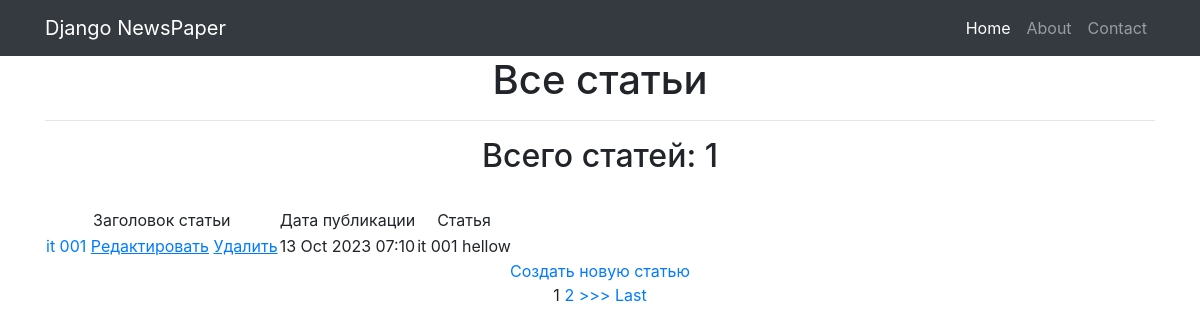
The app's page /news/ (signed in) with its own data.
### news/models.py (models this page shows, shortened)
class Post(models.Model):
    author = models.ForeignKey(Author, on_delete=models.CASCADE)
    NEWS = 'NW'
    ARTICLE = 'AR'
    CATEGORY_CHOICES = (
        (NEWS, 'Новость'),
        (ARTICLE, 'Статаья'),
    )
    categoryType = models.CharField(max_length=2, choices=CATEGORY_CHOICES, default=ARTICLE)
    dateCreat = models.DateTimeField(auto_now_add=True)
    category = models.ManyToManyField(Category, through='PostCategory')
    title = models.CharField(max_length=128)
    text = models.TextField()
    rating = models.SmallIntegerField(default=0)

### news/views.py (the view, shortened to what this page needs)
# urls.py: path('', NewsList.as_view()), # т.к. сам по себе это класс, то нам надо представить этот класс в виде view. Для этого вызываем метод as_view
class NewsList(LoginRequiredMixin, ListView):
    model = Post  # указываем модель, объекты которой мы будем выводить
    template_name = 'news.html'  # указываем имя шаблона, в котором будет лежать HTML, в нём будут все инструкции о том, как именно пользователю должны вывестись наши объекты
    context_object_name = 'news'  # это имя списка, в котором будут лежать все объекты, его надо указать, чтобы обратиться к самому списку объектов через HTML-шаблон
    queryset = Post.objects.order_by('-dateCreat')
    paginate_by = 1 # постраничный вывод в один элемент
    form_class = PostForm  # добавляем форм класс, чтобы получать доступ к форме через метод POST
    def get_context_data(self, **kwargs):
        context = super().get_context_data(**kwargs)
        context['filter'] = NewsFilter(self.request.GET, queryset=self.get_queryset())
        context['form'] = PostForm()
        return context

### news/templatetags/censor_filters.py (called while the page is built)
@register.filter(name='censor') # регистрируем наш фильтр под именем censor, чтоб django понимал, что это именно фильтр, а не простая функция
def censor(testText):
    for word in bad_words:
        testText = testText.lower().replace(word.lower(), '***') # ищем в переданном тексте слова из списка bad_words и меняем их на ***
    return testText

### templates/news.html (shortened to what this page needs)
{% extends 'flatpages/default.html' %}
{% load censor_filters %}
{% block content %}
<h1>Все статьи</h1>
<hr>
    {% if news %}
        <h2> Всего статей: {{ news|length}} </h2>
        <br>
        <table>
            <tr>
                <td>
                    Заголовок статьи
                </td>
                <td>
                    Дата публикации
                </td>
                <td>
                    Статья
                </td>
            </tr>
        {% for new in news %}
            <tr>
                <td>
                    <a href="{% url 'detail_post' new.id %}">{{ new.title|censor }}</a>
                    <a href="{% url 'edit_post' new.id %}"><u>Редактировать</u></a>
                    <a href="{% url 'delete_post' new.id %}"><u> Удалить </u></a>
                </td>
                <td>
                    {{ new.dateCreat|date:'d M Y h:m' }}
                </td>
                <td>
                    {{ new.text|censor|truncatechars:50 }}
                </td>
            </tr>
        {% endfor %}
        </table>
    {% else %}
        <h2> Статей нет!</h2>
    {% endif %}
    <a href="{% url 'add_post' %}">Создать новую статью</a> <br>
    {% if is_paginated %}
        {% for num in page_obj.paginator.page_range %}
            {% if page_obj.number == num %}
                <a>{{ num }}</a>
            {% elif num > page_obj.number|add:'-2' and num < page_obj.number|add:'2' %}
                <a href="?page={{ num }}">{{ num }}</a>
            {% endif %}
        {% endfor %}
        {% if page_obj.has_next %}
            <a href="?page={{ page_obj.next_page_number }}">>>></a>
            <a href="?page={{ page_obj.paginator.num_pages }}">Last</a>
        {% endif %}
{% endif %}
{% endblock content %}

### records on screen
Post: title|censor "it 001", dateCreat "13 Oct 2023 07:10", text|censor "it 001 hellow"

### other values on screen
{{ news|length }} "1"
{{ num }} "1"
{{ num }} "2"
